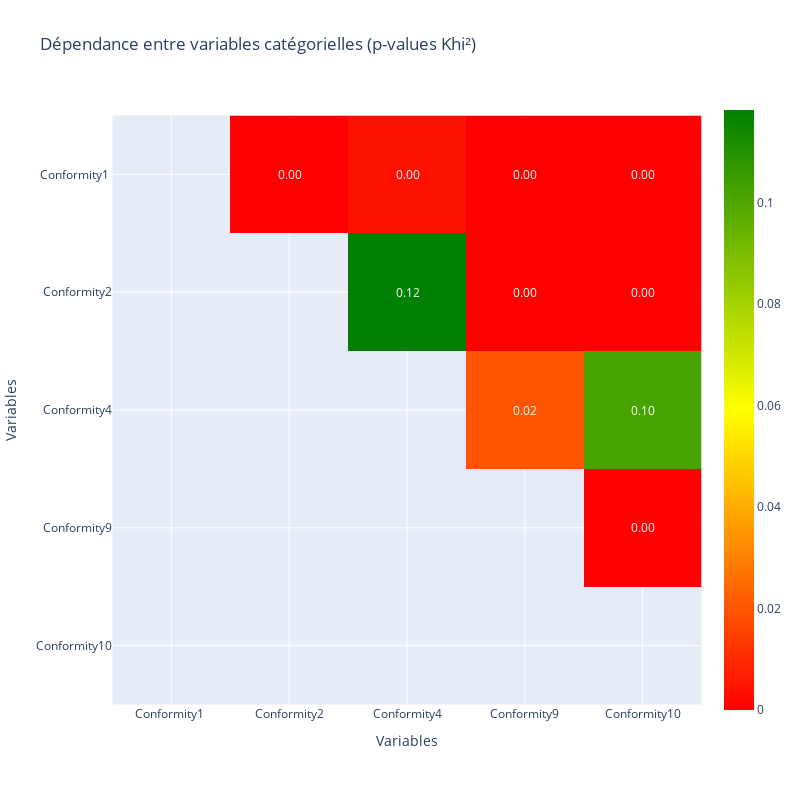

Source (notebook cell):
### Code cell
from scipy.stats import chi2_contingency

to_drop = set()
seuil = 0.95
categorical = [col for col in categorical if data[col].value_counts(normalize=True).max() <= seuil]
print("Colonnes catégorielles conservées (moins de 95% d'une même modalité) :", categorical)
pval_matrix = pd.DataFrame(index=categorical, columns=categorical)

# Boucle sur chaque paire de colonnes
for i in range(len(categorical)):
    for j in range(i + 1, len(categorical)):
        col1 = categorical[i]
        col2 = categorical[j]

        # Tableau de contingence
        contingency = pd.crosstab(data[col1], data[col2])

        # Test Khi²
        chi2, p, dof, expected = chi2_contingency(contingency)

        pval_matrix.loc[col1, col2] = p
 
        # Si l’une des colonnes a déjà été supprimée, ignorer
        if col1 in to_drop or col2 in to_drop:
            continue

        # Si dépendance significative, supprimer col2
        if p < 0.05:
            # Calculer la variance de chaque colonne
            var1 = data[col1].var()
            var2 = data[col2].var()

            # Supprimer la colonne avec la plus petite variance
            if var1 >= var2:
                to_drop.add(col2)
            else:
                to_drop.add(col1)

# Supprimer les colonnes supprimées de la liste numerical
categorical = [col for col in categorical if col not in to_drop]

# Créer un nouveau DataFrame filtré

col = list(numerical) + list(categorical)
data_filtre = data_filtre[col]

# Affichage des résultats
print("Colonnes filtrée indépendantes :", categorical)

# Convertir en float
pval_matrix = pval_matrix.astype(float)

# Heatmap interactive avec Plotly
fig = px.imshow(pval_matrix, width=800, height=800, text_auto=".2f", color_continuous_scale=["red", "yellow", "green"], title="Dépendance entre variables catégorielles (p-values Khi²)")


fig.update_layout(xaxis_title="Variables", yaxis_title="Variables")
fig.show()

data_filtre

### Figure 1 — Plotly figure (JSON) as saved in the notebook; plotly's stock layout.template omitted (floating-point values rounded to 4 significant figures)
{"data": [{"coloraxis": "coloraxis", "hovertemplate": "x: %{x}<br>y: %{y}<br>color: %{z}<extra></extra>", "name": "0", "texttemplate": "%{z:.2f}", "type": "heatmap", "x": ["Conformity1 ", "Conformity2", "Conformity4", "Conformity9", "Conformity10"], "xaxis": "x", "y": ["Conformity1 ", "Conformity2", "Conformity4", "Conformity9", "Conformity10"], "yaxis": "y", "z": [[NaN, 1.427e-22, 0.003933, 5.184e-39, 6.373e-30], [NaN, NaN, 0.1183, 4.757e-49, 3.959e-28], [NaN, NaN, NaN, 0.01939, 0.1018], [NaN, NaN, NaN, NaN, 2.565e-39], [NaN, NaN, NaN, NaN, NaN]]}], "layout": {"coloraxis": {"colorscale": [[0, "red"], [0.5, "yellow"], [1, "green"]]}, "height": 800, "title": {"text": "Dépendance entre variables catégorielles (p-values Khi²)"}, "width": 800, "xaxis": {"anchor": "y", "constrain": "domain", "domain": [0, 1], "scaleanchor": "y", "title": {"text": "Variables"}}, "yaxis": {"anchor": "x", "autorange": "reversed", "constrain": "domain", "domain": [0, 1], "title": {"text": "Variables"}}}}
